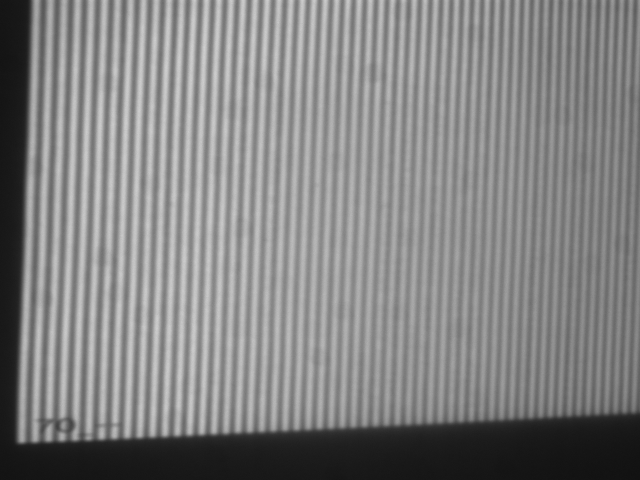
#> input picture demo_py_opencv/Htf_7_9/cos_wave_Period_70_initial_phase_-2.0943951023931953.bmp, 1280 x 960 px (shown at 1/2 size)
$ python solve_phase_DeltaError.py
#> lines starting #> are read from the running program, lines starting #| are printed output that depends on the picture
import sys
import cv2
import numpy as np
from matplotlib import pyplot as plt
import three_dimession_image as my3D

img_name=[
    "cos_wave_Period_70_initial_phase_-2.0943951023931953.bmp",
    "cos_wave_Period_70_initial_phase_0.bmp",
    "cos_wave_Period_70_initial_phase_2.0943951023931953.bmp",

    "cos_wave_Period_64_initial_phase_-2.0943951023931953.bmp",
    "cos_wave_Period_64_initial_phase_0.bmp",
    "cos_wave_Period_64_initial_phase_2.0943951023931953.bmp",

    "cos_wave_Period_59_initial_phase_-2.0943951023931953.bmp",
    "cos_wave_Period_59_initial_phase_0.bmp",
    "cos_wave_Period_59_initial_phase_2.0943951023931953.bmp",
                  ]
def test(WrapedPhase, figureName="test"):
    initial_phase = 0
    x_axis_cos = np.arange(initial_phase, WrapedPhase.shape[1], 1)
    plt.figure(figureName)
    y_axis = WrapedPhase[600:601, :]
    plt.plot(x_axis_cos, y_axis.reshape(WrapedPhase.shape[1]))
    # plt.plot(x_axis_cos,np.unwrap(y_axis.reshape(912))) ## plt.plot(x_axis_cos,np.unwrap(2*wraped_phase)/2)

def getWrapedPhase(imagePath="./cos_pictures/", Period=70, imgType=".bmp"):
    initial_phase = [-2 * np.pi / 3, 0, 2 * np.pi / 3]
    imagePathList = []
    grayImages = []
    for each in range(3):
        imagePathList.append(imagePath + "cos_wave" + "_Period_" + str(Period) + "_initial_phase_" + str(
            initial_phase[each]) + imgType)
        print(imagePathList[each])
        img = cv2.imread(imagePathList[each])
        img = np.asarray(img, dtype="float32")
        # cv2.imshow(str(each),img)

        if img.ndim == 3:
            img=cv2.cvtColor(img, cv2.COLOR_BGR2GRAY)
        img[500:700,500:900]=img[500:700,500:900]/2
        grayImages.append(img)
    # [5 lines of commented-out code are left out]
    WrapedPhase = np.arctan2((3 ** 0.5) * (grayImages[0] - grayImages[2]),
                             (2 * grayImages[1] - (grayImages[0] + grayImages[2])))
    # WrapedPhase = cv2.medianBlur(WrapedPhase, 5)
    return WrapedPhase

if __name__ == "__main__":

    img = cv2.imread("./Htf_7_9/"+img_name[0])
#> img is the input picture: shape (960, 1280, 3); min 15, max 211, mean 130.5
    img = np.asarray(img, dtype="float32")
    # cv2.imshow(str(each),img)
    if img.ndim == 3:
        img=cv2.cvtColor(img, cv2.COLOR_BGR2GRAY)
#> img: shape (960, 1280) float32
    test(img,figureName="test")

    img = cv2.imread("./rotateImages/" + img_name[0])
    img = np.asarray(img, dtype="float32")
    # cv2.imshow(str(each),img)
    if img.ndim == 3:
        img = cv2.cvtColor(img, cv2.COLOR_BGR2GRAY)
    test(img, figureName="test1")
    plt.show()
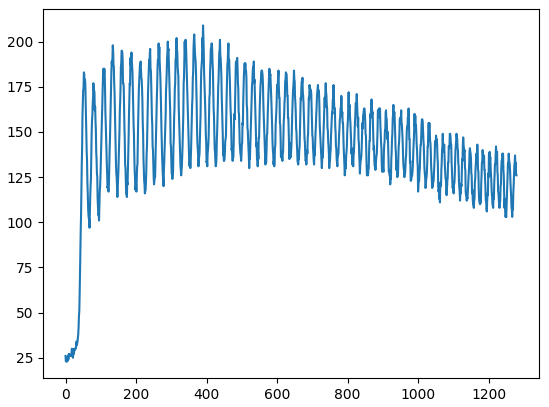
#> figure drawn by matplotlib, 1 panel; curve peaks at x = 390, y = 209
